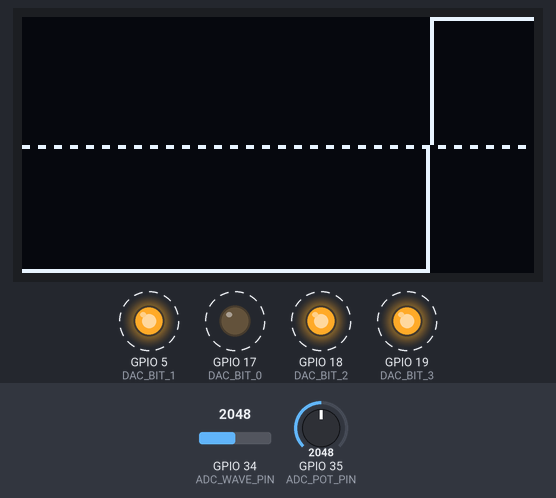
Recording of a sketch running on a simulated ESP32. Parts: 128×64 one-colour display, output pins drawn as LEDs (lit = HIGH). Dashed ring = blinking. Inputs (shaded band) come from the test bench; at power-on: GPIO 35 (ADC_POT_PIN) = 2048, GPIO 34 (ADC_WAVE_PIN) = 2048. What the sketch prints to the serial monitor is not drawn.

Above: at 10.6 s.
10.7 s: GPIO 35 (ADC_POT_PIN) set to 3603
At 12.74 s:
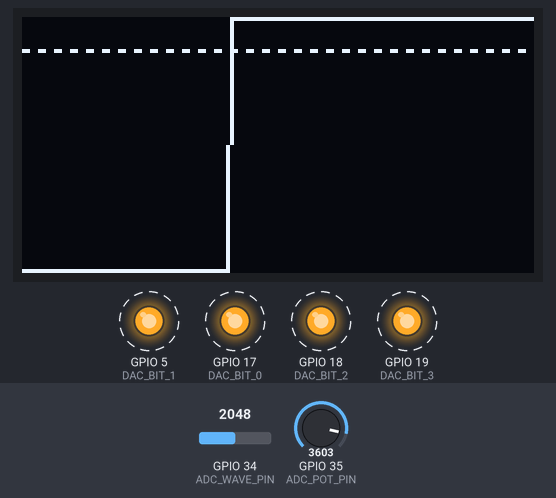
13.7 s: GPIO 34 (ADC_WAVE_PIN) set to 2866
At 13.98 s:
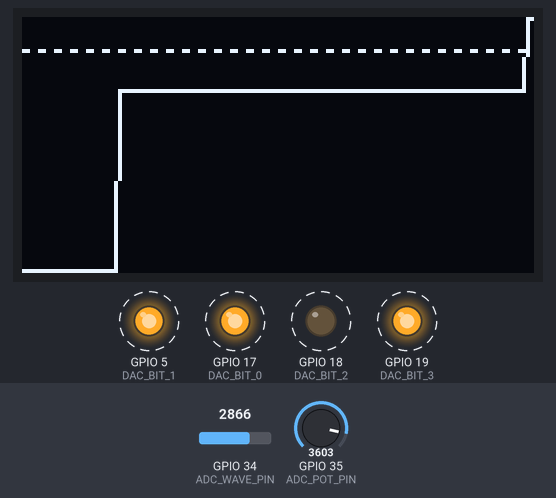
16.2 s: GPIO 35 (ADC_POT_PIN) set to 4095
At 16.44 s:
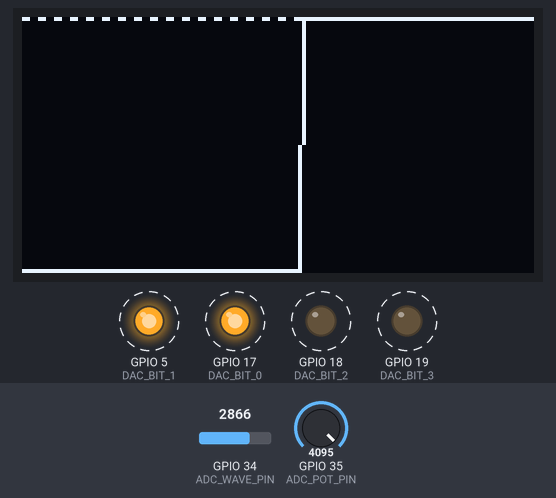
17.7 s: GPIO 34 (ADC_WAVE_PIN) set to 3603
At 18.89 s:
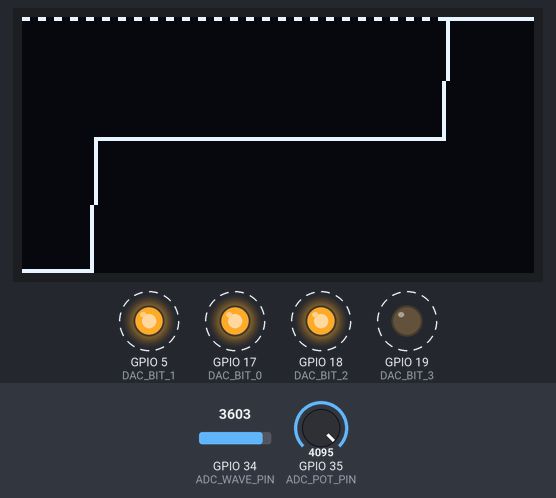
19.3 s: GPIO 34 (ADC_WAVE_PIN) set to 4095
At 20.41 s:
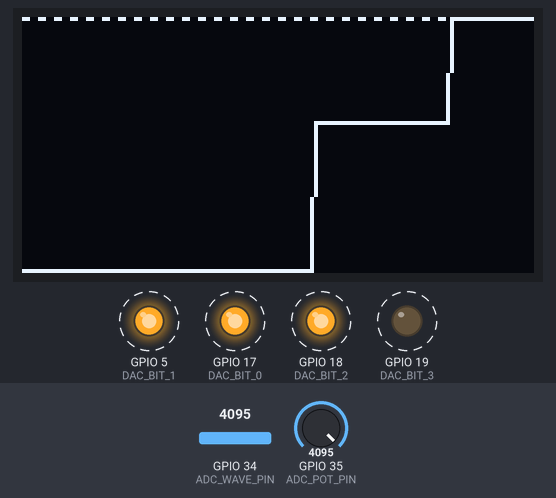
20.8 s: GPIO 35 (ADC_POT_PIN) set to 2866
At 21.03 s:
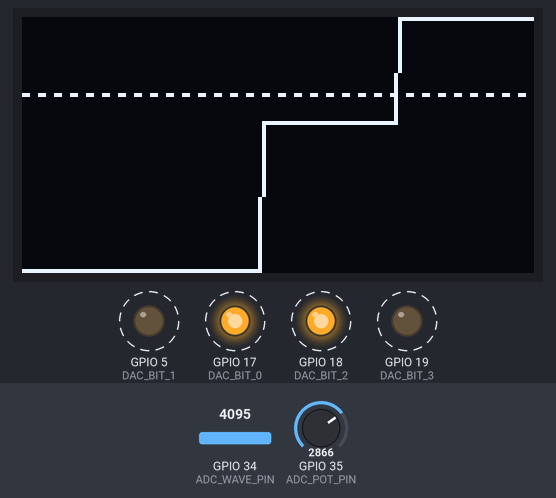
Timing chart, 0 to 23.3 s (numbered marks = the images above; inputs shaded):
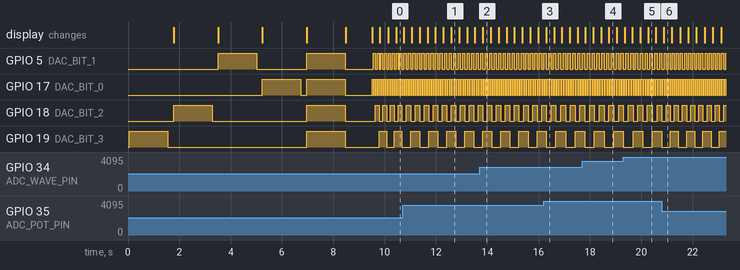

Measured:
- by itself, GPIO 5 (DAC_BIT_1): alternates HIGH for 0.09 s and LOW for 0.09 s
- by itself, GPIO 17 (DAC_BIT_0): alternates HIGH for 0.04 s and LOW for 0.04 s
- by itself, GPIO 18 (DAC_BIT_2): alternates HIGH for 0.18 s and LOW for 0.18 s
- by itself, GPIO 19 (DAC_BIT_3): alternates HIGH for 0.35 s and LOW for 0.35 s

The sketch:

OLED_test.ino.ino
```cpp
#include <U8g2lib.h>
#include <Wire.h>

// --- OLED Display Setup (From your working code) ---
U8G2_SH1106_128X64_NONAME_F_HW_I2C u8g2(U8G2_R0, U8X8_PIN_NONE);
#define SCREEN_WIDTH 128
#define SCREEN_HEIGHT 64

// --- 4-Bit R-2R DAC & LED Pin Definitions ---
#define DAC_BIT_3 19 // MSB (1st LED)
#define DAC_BIT_2 18 // 2nd LED
#define DAC_BIT_1 5  // 3rd LED (Your "dim" one)
#define DAC_BIT_0 17 // LSB (Your "off" one)

// --- ADC Pin Definitions ---
#define ADC_WAVE_PIN 34   // Channel 1: Reads the DAC's analog output
#define ADC_POT_PIN  35   // Channel 2: Reads the Potentiometer

// --- Oscilloscope Buffer ---
// This buffer will now store the RAW 0-4095 values from the ADC
int readings[SCREEN_WIDTH];
int currentReadingIndex = 0;

// --- DAC Wave Generator ---
byte dacValue = 0; // A 4-bit value (0-15)

// --- Helper array for the LED test ---
const int dacPins[] = {DAC_BIT_3, DAC_BIT_2, DAC_BIT_1, DAC_BIT_0};
const char* bitNames[] = {"BIT 3 (MSB)", "BIT 2", "BIT 1", "BIT 0 (LSB)"};

void setup() {
  Serial.begin(115200);

  // Initialize DAC & LED pins as outputs
  pinMode(DAC_BIT_3, OUTPUT);
  pinMode(DAC_BIT_2, OUTPUT);
  pinMode(DAC_BIT_1, OUTPUT);
  pinMode(DAC_BIT_0, OUTPUT);

  // Explicitly set ADC settings (to address "voltage issue")
  analogSetWidth(12); // Set to 12-bit resolution (0-4095)
  analogSetAttenuation(ADC_11db); // Set for 0-3.3V range (this is the default)

  // Initialize OLED display
  Wire.begin(21, 22);
  u8g2.begin();
  u8g2.setFont(u8g2_font_ncenB08_tr); // Use the font you know works

  // --- NEW: LED DIAGNOSTIC TEST ---
  Serial.println("Starting LED Diagnostic Test...");
  for (int i = 0; i < 4; i++) {
    // Print to OLED
    u8g2.clearBuffer();
    u8g2.drawStr(10, 30, "LED TEST:");
    u8g2.drawStr(10, 45, bitNames[i]);
    u8g2.sendBuffer();

    // Print to Serial Monitor
    Serial.print("Testing LED "); Serial.println(bitNames[i]);

    // Turn on ONLY this one LED
    digitalWrite(dacPins[i], HIGH);
    delay(1500); // Hold for 1.5 seconds so you can see it
    digitalWrite(dacPins[i], LOW);
    delay(200);
  }

  // Test all on
  u8g2.clearBuffer();
  u8g2.drawStr(10, 30, "TEST: ALL ON");
  u8g2.sendBuffer();
  Serial.println("Testing ALL LEDs ON");
  digitalWrite(DAC_BIT_3, HIGH);
  digitalWrite(DAC_BIT_2, HIGH);
  digitalWrite(DAC_BIT_1, HIGH);
  digitalWrite(DAC_BIT_0, HIGH);
  delay(1500);
  digitalWrite(DAC_BIT_3, LOW);
  digitalWrite(DAC_BIT_2, LOW);
  digitalWrite(DAC_BIT_1, LOW);
  digitalWrite(DAC_BIT_0, LOW);

  // --- END OF TEST ---
  u8g2.clearBuffer();
  u8g2.drawStr(10, 30, "Test complete!");
  u8g2.drawStr(10, 45, "Starting scope...");
  u8g2.sendBuffer();
  Serial.println("LED test complete. Starting main loop.");
  delay(1000);
}

void loop() {
  // 1. READ CONTROLS (Potentiometer)
  int potValue = analogRead(ADC_POT_PIN);
  // Map pot to a delay (frequency control)
  int waveDelay = map(potValue, 0, 4095, 0, 20);

  // 2. GENERATE DAC SIGNAL & LIGHT LEDs
  digitalWrite(DAC_BIT_3, (dacValue >> 3) & 1);
  digitalWrite(DAC_BIT_2, (dacValue >> 2) & 1);
  digitalWrite(DAC_BIT_1, (dacValue >> 1) & 1);
  digitalWrite(DAC_BIT_0, (dacValue >> 0) & 1);
  dacValue = (dacValue + 1) % 16;

  // 3. READ FOR OSCILLOSCOPE (Channel 1)
  int adcWaveValue = analogRead(ADC_WAVE_PIN);

  // --- REFINED ---
  // Store the RAW 0-4095 value. We will scale it later.
  readings[currentReadingIndex] = adcWaveValue;
  currentReadingIndex = (currentReadingIndex + 1) % SCREEN_WIDTH;

  // 4. DRAW TO OLED
  drawWaveform(); // We don't need to pass the pot value anymore

  // 5. APPLY FREQUENCY DELAY
  delay(1 + waveDelay);
}

/**
 * @brief Clears the display and draws both waveforms using U8g2
 * NEW: This function now AUTOSCALES the waveform to fill the screen.
 */
void drawWaveform() {
  u8g2.clearBuffer();

  // --- 1. AUTOSCALING LOGIC ---
  int dataMin = 4095; // Start high
  int dataMax = 0;    // Start low

  // Find the min and max ADC values currently in our buffer
  for (int i = 0; i < SCREEN_WIDTH; i++) {
    if (readings[i] < dataMin) dataMin = readings[i];
    if (readings[i] > dataMax) dataMax = readings[i];
  }

  // Safety check to prevent dividing by zero if the wave is flat
  if (dataMin == dataMax) {
    dataMax = dataMin + 1;
  }

  // --- 2. DRAW CHANNEL 1 (The DAC Wave) ---
  for (int x = 0; x < SCREEN_WIDTH - 1; x++) {
    int readIdx = (currentReadingIndex + x) % SCREEN_WIDTH;
    int nextReadIdx = (currentReadingIndex + x + 1) % SCREEN_WIDTH;

    // Map the RAW value to the 0-63 screen height using our new min/max
    int y1 = 63 - map(readings[readIdx], dataMin, dataMax, 0, 63);
    int y2 = 63 - map(readings[nextReadIdx], dataMin, dataMax, 0, 63);

    u8g2.drawLine(x, y1, x + 1, y2);
  }

  // --- 3. DRAW CHANNEL 2 (The Pot Level) ---
  // We read the pot here directly
  int potRaw = analogRead(ADC_POT_PIN);
  int potY = 63 - map(potRaw, 0, 4095, 0, 63); // Map full range

  for (int x = 0; x < SCREEN_WIDTH; x += 4) {
    u8g2.drawHLine(x, potY, 2);
  }

  // Send the completed buffer to the display
  u8g2.sendBuffer();
}
```
